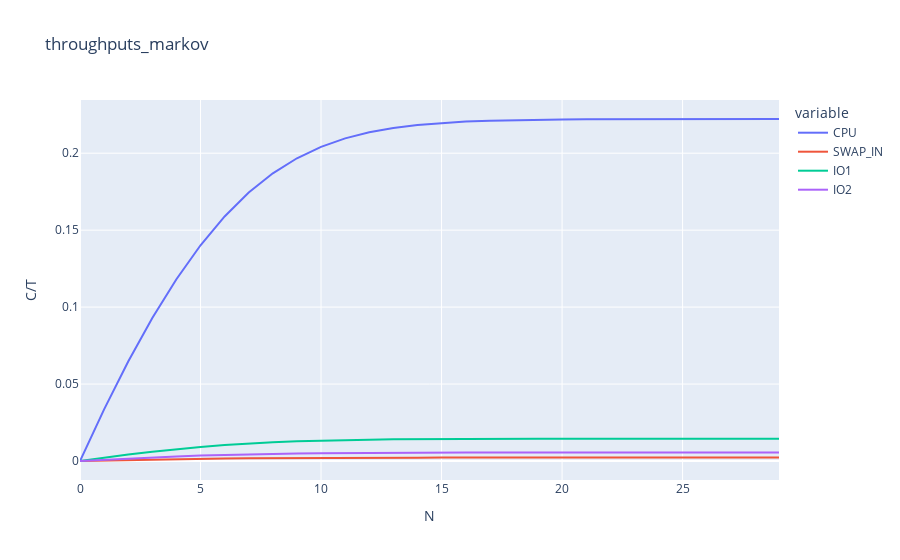

This figure's notebook cell:
### Code cell
produce_graph_and_save(throughputs,"throughputs_markov","C/T")

### Figure 1 — Plotly figure (JSON) as saved in the notebook; plotly's stock layout.template omitted (floating-point values rounded to 4 significant figures)
{"data": [{"hovertemplate": "variable=CPU<br>N=%{x}<br>value=%{y}<extra></extra>", "legendgroup": "CPU", "line": {"color": "#636efa", "dash": "solid"}, "marker": {"symbol": "circle"}, "mode": "lines", "name": "CPU", "orientation": "v", "showlegend": true, "type": "scatter", "x": [0, 1, 2, 3, 4, 5, 6, 7, 8, 9, 10, 11, 12, 13, 14, 15, 16, 17, 18, 19, 20, 21, 22, 23, 24, 25, 26, 27, 28, 29], "xaxis": "x", "y": [0, 0.03356, 0.06462, 0.09289, 0.1181, 0.1402, 0.1589, 0.1744, 0.1869, 0.1967, 0.2041, 0.2096, 0.2136, 0.2164, 0.2183, 0.2196, 0.2205, 0.2211, 0.2215, 0.2218, 0.2219, 0.222, 0.2221, 0.2222, 0.2222, 0.2222, 0.2222, 0.2222, 0.2222, 0.2222], "yaxis": "y"}, {"hovertemplate": "variable=SWAP_IN<br>N=%{x}<br>value=%{y}<extra></extra>", "legendgroup": "SWAP_IN", "line": {"color": "#EF553B", "dash": "solid"}, "marker": {"symbol": "circle"}, "mode": "lines", "name": "SWAP_IN", "orientation": "v", "showlegend": true, "type": "scatter", "x": [0, 1, 2, 3, 4, 5, 6, 7, 8, 9, 10, 11, 12, 13, 14, 15, 16, 17, 18, 19, 20, 21, 22, 23, 24, 25, 26, 27, 28, 29], "xaxis": "x", "y": [0, 0.0003356, 0.0006462, 0.0009289, 0.001181, 0.001402, 0.001589, 0.001744, 0.001869, 0.001967, 0.002041, 0.002096, 0.002136, 0.002164, 0.002183, 0.002196, 0.002205, 0.002211, 0.002215, 0.002218, 0.002219, 0.00222, 0.002221, 0.002222, 0.002222, 0.002222, 0.002222, 0.002222, 0.002222, 0.002222], "yaxis": "y"}, {"hovertemplate": "variable=IO1<br>N=%{x}<br>value=%{y}<extra></extra>", "legendgroup": "IO1", "line": {"color": "#00cc96", "dash": "solid"}, "marker": {"symbol": "circle"}, "mode": "lines", "name": "IO1", "orientation": "v", "showlegend": true, "type": "scatter", "x": [0, 1, 2, 3, 4, 5, 6, 7, 8, 9, 10, 11, 12, 13, 14, 15, 16, 17, 18, 19, 20, 21, 22, 23, 24, 25, 26, 27, 28, 29], "xaxis": "x", "y": [0, 0.002181, 0.0042, 0.006038, 0.007679, 0.009111, 0.01033, 0.01134, 0.01215, 0.01279, 0.01327, 0.01363, 0.01388, 0.01406, 0.01419, 0.01428, 0.01434, 0.01437, 0.0144, 0.01442, 0.01443, 0.01443, 0.01444, 0.01444, 0.01444, 0.01444, 0.01444, 0.01444, 0.01444, 0.01444], "yaxis": "y"}, {"hovertemplate": "variable=IO2<br>N=%{x}<br>value=%{y}<extra></extra>", "legendgroup": "IO2", "line": {"color": "#ab63fa", "dash": "solid"}, "marker": {"symbol": "circle"}, "mode": "lines", "name": "IO2", "orientation": "v", "showlegend": true, "type": "scatter", "x": [0, 1, 2, 3, 4, 5, 6, 7, 8, 9, 10, 11, 12, 13, 14, 15, 16, 17, 18, 19, 20, 21, 22, 23, 24, 25, 26, 27, 28, 29], "xaxis": "x", "y": [0, 0.0008389, 0.001615, 0.002322, 0.002953, 0.003504, 0.003973, 0.004361, 0.004673, 0.004918, 0.005103, 0.00524, 0.00534, 0.00541, 0.005458, 0.005491, 0.005513, 0.005528, 0.005538, 0.005544, 0.005548, 0.005551, 0.005553, 0.005554, 0.005554, 0.005555, 0.005555, 0.005555, 0.005555, 0.005555], "yaxis": "y"}], "layout": {"legend": {"title": {"text": "variable"}, "tracegroupgap": 0}, "title": {"text": "throughputs_markov"}, "xaxis": {"anchor": "y", "domain": [0, 1], "title": {"text": "N"}}, "yaxis": {"anchor": "x", "domain": [0, 1], "title": {"text": "C/T"}}}}
